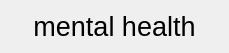
<?xml version="1.0" encoding="UTF-8"?>
<ui version="4.0">
 <class>Frame</class>
 <widget class="QFrame" name="Frame">
  <property name="geometry">
   <rect>
    <x>0</x>
    <y>0</y>
    <width>229</width>
    <height>53</height>
   </rect>
  </property>
  <property name="windowTitle">
   <string>Frame</string>
  </property>
  <layout class="QVBoxLayout" name="verticalLayout">
   <item>
    <widget class="QLabel" name="label">
     <property name="font">
      <font>
       <pointsize>20</pointsize>
      </font>
     </property>
     <property name="text">
      <string>mental health</string>
     </property>
     <property name="alignment">
      <set>Qt::AlignCenter</set>
     </property>
    </widget>
   </item>
  </layout>
 </widget>
 <resources/>
 <connections/>
</ui>
